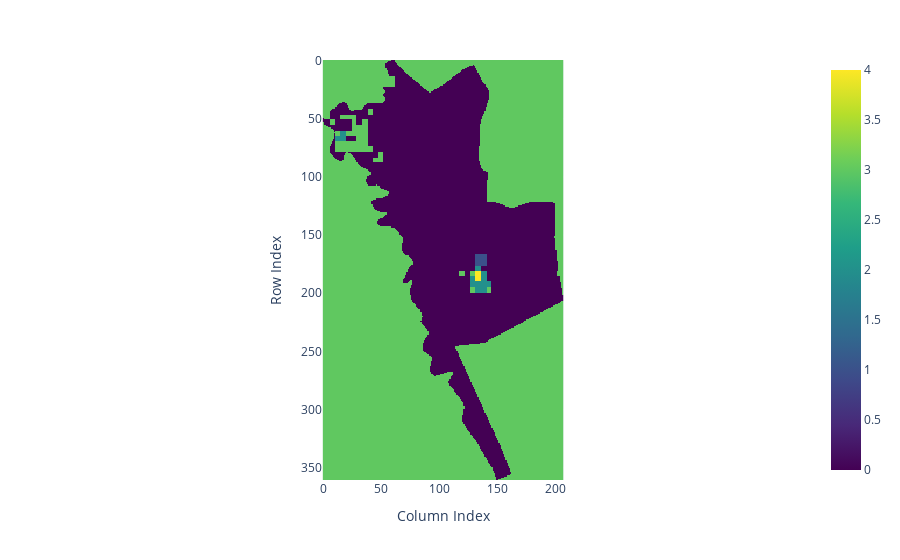

Here is the notebook cell this chart was saved with:
### Markdown cell above
Change in Economic Activity

### Code cell
if menu['raster_processing']:  
    linfit_path = os.path.join(output_folder, city + '_linfit.tif')
    with rasterio.open(linfit_path) as src:
        linfit_data = src.read(1)
        linfit_data[linfit_data == -9999] = np.nan
        linfit_data = np.nan_to_num(linfit_data, nan=0) 
        transform = src.transform
    linfit_cluster_labels = create_raster_clusters(linfit_data, n_clusters=5)
    plot_cluster_labels_plotly(linfit_cluster_labels)
    if cluster_labels is not None:
        print("Cluster labels shape:", linfit_cluster_labels.shape)
        linfit_cluster_gdf = get_cluster_boundaries(linfit_cluster_labels, transform)
        linfit_cluster = describe_cluster_location(linfit_cluster_gdf, aoi_file)
        linfit_cluster
    find_highest_lowest_pixel_value(linfit_data)

### Figure 1 — Plotly figure (JSON) as saved in the notebook; plotly's stock layout.template omitted (floating-point values rounded to 4 significant figures; data arrays with more than 128 entries replaced by an {"elided": "..."} marker saying what was removed)
{"data": [{"coloraxis": "coloraxis", "hovertemplate": "x: %{x}<br>y: %{y}<br>color: %{z}<extra></extra>", "name": "0", "type": "heatmap", "xaxis": "x", "yaxis": "y", "z": {"elided": "361x207 int values"}}], "layout": {"coloraxis": {"colorscale": [[0, "#440154"], [0.1111, "#482878"], [0.2222, "#3e4989"], [0.3333, "#31688e"], [0.4444, "#26828e"], [0.5556, "#1f9e89"], [0.6667, "#35b779"], [0.7778, "#6ece58"], [0.8889, "#b5de2b"], [1, "#fde725"]]}, "margin": {"t": 60}, "xaxis": {"anchor": "y", "constrain": "domain", "domain": [0, 1], "scaleanchor": "y", "title": {"text": "Column Index"}}, "yaxis": {"anchor": "x", "autorange": "reversed", "constrain": "domain", "domain": [0, 1], "title": {"text": "Row Index"}}}}
